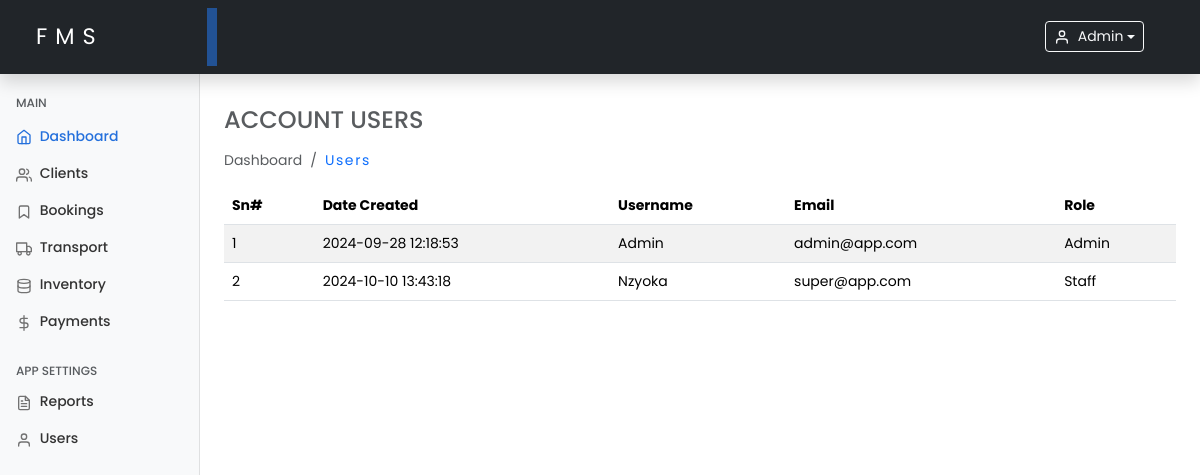
The page /users.php (signed in) on the database as committed earlier.
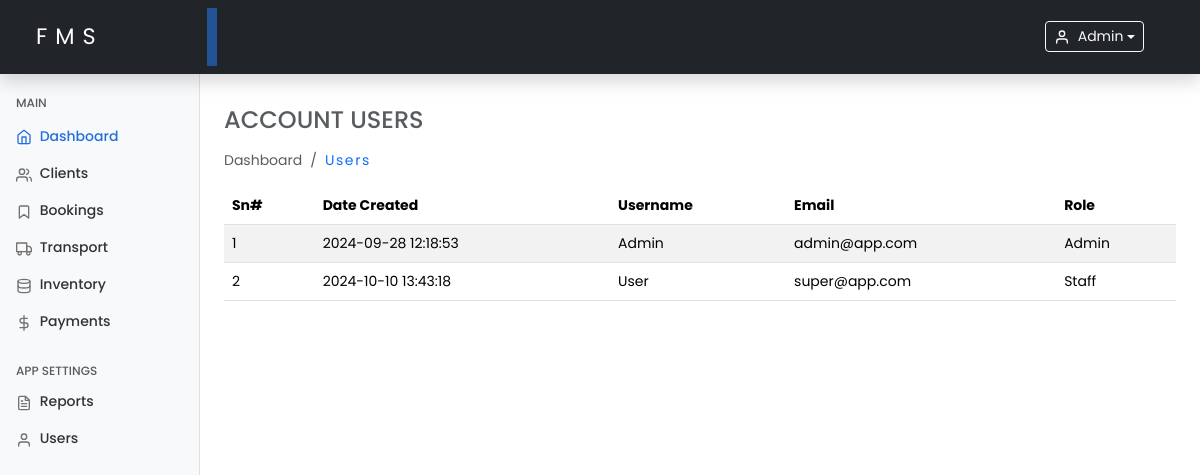
The same page on the database as committed later.
### tables this page shows
CREATE TABLE `users` (
  `id` int(11) NOT NULL,
  `first_name` varchar(50) NOT NULL,
  `last_name` varchar(50) NOT NULL,
  `username` varchar(50) NOT NULL,
  `email` varchar(100) NOT NULL,
  `password_hash` varchar(255) NOT NULL,
  `role` enum('admin','staff') NOT NULL DEFAULT 'staff',
  `created_at` timestamp NOT NULL DEFAULT current_timestamp(),
  `updated_at` timestamp NOT NULL DEFAULT current_timestamp() ON UPDATE current_timestamp()
);

### includes/functions.php (called while the page is built, shortened)
<?php
function getUsers($conn)
{
    $users = [];
    $query = "SELECT id, username, email, role, created_at FROM users ORDER BY created_at Asc";
    $result = $conn->query($query);
    if ($result && $result->num_rows > 0) {
        while ($row = $result->fetch_assoc()) {
            $users[] = $row;
        }
    }
    return $users;
}

### users.php (the view, shortened to what this page needs)
<?php
include 'includes/functions.php';
$users = getUsers($conn);
include './includes/header.php';
include './includes/sidebar.php';
?>
<main class="col-md-9 ms-sm-auto col-lg-10 px-md-4 mt-2">
    <h4 class="text-muted text-uppercase mt-4 mb-3">Account Users</h4>
    <ol class="breadcrumb mb-2">
        <li class="breadcrumb-item active">Dashboard</li>
        <li class="breadcrumb-item">
            <a class="text-decoration-none hover-underline" href="users.php">Users</a>
        </li>
    </ol>
    <div class="table-responsive">
        <?php if (!empty($users)): ?>
            <table class="table table-striped table-hover mt-2">
                <thead>
                    <tr>
                        <th>Sn#</th>
                        <th>Date Created</th>
                        <th>Username</th>
                        <th>Email</th>
                        <th>Role</th>
                    </tr>
                </thead>
                <tbody>
                    <?php foreach ($users as $index => $user): ?>
                        <tr>
                            <td><?php echo $index + 1; ?></td>
                            <td><?php echo htmlspecialchars($user['created_at']); ?></td>
                            <td class="text-capitalize"><?php echo htmlspecialchars($user['username']); ?></td>
                            <td><?php echo htmlspecialchars($user['email']); ?></td>
                            <td class="text-capitalize"><?php echo htmlspecialchars($user['role']); ?></td>
                        </tr>
                    <?php endforeach; ?>
                </tbody>
            </table>
        <?php else: ?>
            <p class="text-center">No account users found.</p>
        <?php endif; ?>
    </div>
</main>
<?php include './includes/footer.php'; ?>

Rows that differ between the two databases and show on the page:
changed users "super@app.com": username "Nzyoka" → "User"
